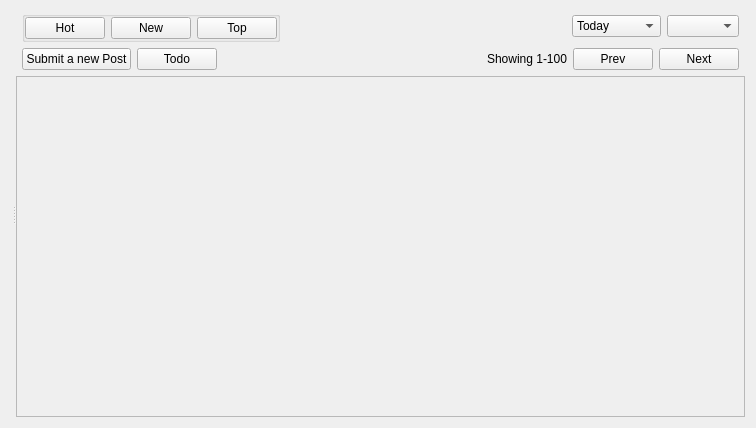
<?xml version="1.0" encoding="UTF-8"?>
<ui version="4.0">
 <class>MeshDemocListDialog</class>
 <widget class="QWidget" name="MeshDemocListDialog">
  <property name="geometry">
   <rect>
    <x>0</x>
    <y>0</y>
    <width>756</width>
    <height>428</height>
   </rect>
  </property>
  <property name="windowTitle">
   <string>Form</string>
  </property>
  <layout class="QGridLayout" name="gridLayout_3">
   <item row="0" column="0">
    <widget class="QSplitter" name="splitter">
     <property name="orientation">
      <enum>Qt::Horizontal</enum>
     </property>
     <property name="handleWidth">
      <number>5</number>
     </property>
     <widget class="QWidget" name="layoutWidget">
      <layout class="QGridLayout" name="gridLayout_2">
       <item row="0" column="0" colspan="2">
        <widget class="RecurGroupTreeWidget" name="groupTreeWidget" native="true">
         <property name="sizePolicy">
          <sizepolicy hsizetype="Expanding" vsizetype="Expanding">
           <horstretch>0</horstretch>
           <verstretch>0</verstretch>
          </sizepolicy>
         </property>
        </widget>
       </item>
      </layout>
     </widget>
     <widget class="QWidget" name="layoutWidget">
      <layout class="QGridLayout" name="gridLayout">
       <item row="1" column="0">
        <widget class="QFrame" name="frame">
         <layout class="QHBoxLayout" name="horizontalLayout_2">
          <property name="spacing">
           <number>6</number>
          </property>
          <property name="leftMargin">
           <number>6</number>
          </property>
          <property name="topMargin">
           <number>0</number>
          </property>
          <property name="rightMargin">
           <number>6</number>
          </property>
          <property name="bottomMargin">
           <number>0</number>
          </property>
          <item>
           <widget class="QPushButton" name="submitPostButton">
            <property name="text">
             <string>Submit a new Post</string>
            </property>
            <property name="icon">
             <iconset resource="Posted_images.qrc">
              <normaloff>:/images/posted_24.png</normaloff>:/images/posted_24.png</iconset>
            </property>
           </widget>
          </item>
          <item>
           <widget class="QPushButton" name="pushButton">
            <property name="text">
             <string>Todo</string>
            </property>
           </widget>
          </item>
          <item>
           <spacer name="horizontalSpacer_2">
            <property name="orientation">
             <enum>Qt::Horizontal</enum>
            </property>
            <property name="sizeHint" stdset="0">
             <size>
              <width>40</width>
              <height>20</height>
             </size>
            </property>
           </spacer>
          </item>
          <item>
           <widget class="QLabel" name="showLabel">
            <property name="text">
             <string>Showing 1-100</string>
            </property>
           </widget>
          </item>
          <item>
           <widget class="QPushButton" name="prevButton">
            <property name="text">
             <string>Prev</string>
            </property>
           </widget>
          </item>
          <item>
           <widget class="QPushButton" name="nextButton">
            <property name="text">
             <string>Next</string>
            </property>
           </widget>
          </item>
         </layout>
        </widget>
       </item>
       <item row="0" column="0">
        <layout class="QHBoxLayout" name="horizontalLayout_3">
         <property name="leftMargin">
          <number>6</number>
         </property>
         <property name="rightMargin">
          <number>6</number>
         </property>
         <item>
          <widget class="QGroupBox" name="sortGroup">
           <property name="checkable">
            <bool>false</bool>
           </property>
           <layout class="QHBoxLayout" name="horizontalLayout">
            <property name="spacing">
             <number>6</number>
            </property>
            <property name="margin">
             <number>0</number>
            </property>
            <item>
             <widget class="QPushButton" name="hotSortButton">
              <property name="text">
               <string>Hot</string>
              </property>
              <property name="icon">
               <iconset resource="Posted_images.qrc">
                <normaloff>:/images/hot_24.png</normaloff>:/images/hot_24.png</iconset>
              </property>
              <property name="iconSize">
               <size>
                <width>24</width>
                <height>24</height>
               </size>
              </property>
              <property name="checkable">
               <bool>true</bool>
              </property>
              <property name="autoExclusive">
               <bool>true</bool>
              </property>
             </widget>
            </item>
            <item>
             <widget class="QPushButton" name="newSortButton">
              <property name="text">
               <string>New</string>
              </property>
              <property name="icon">
               <iconset resource="Posted_images.qrc">
                <normaloff>:/images/new_24.png</normaloff>:/images/new_24.png</iconset>
              </property>
              <property name="iconSize">
               <size>
                <width>24</width>
                <height>24</height>
               </size>
              </property>
              <property name="checkable">
               <bool>true</bool>
              </property>
              <property name="autoExclusive">
               <bool>true</bool>
              </property>
             </widget>
            </item>
            <item>
             <widget class="QPushButton" name="topSortButton">
              <property name="text">
               <string>Top</string>
              </property>
              <property name="icon">
               <iconset resource="../images.qrc">
                <normaloff>:/images/vote_up.png</normaloff>:/images/vote_up.png</iconset>
              </property>
              <property name="iconSize">
               <size>
                <width>24</width>
                <height>24</height>
               </size>
              </property>
              <property name="checkable">
               <bool>true</bool>
              </property>
              <property name="checked">
               <bool>false</bool>
              </property>
              <property name="autoExclusive">
               <bool>true</bool>
              </property>
             </widget>
            </item>
           </layout>
          </widget>
         </item>
         <item>
          <spacer name="horizontalSpacer">
           <property name="orientation">
            <enum>Qt::Horizontal</enum>
           </property>
           <property name="sizeHint" stdset="0">
            <size>
             <width>40</width>
             <height>20</height>
            </size>
           </property>
          </spacer>
         </item>
         <item>
          <widget class="QComboBox" name="periodComboBox">
           <item>
            <property name="text">
             <string>Today</string>
            </property>
           </item>
           <item>
            <property name="text">
             <string>Yesterday</string>
            </property>
           </item>
           <item>
            <property name="text">
             <string>This Week</string>
            </property>
           </item>
           <item>
            <property name="text">
             <string>This Month</string>
            </property>
           </item>
           <item>
            <property name="text">
             <string>This Year</string>
            </property>
           </item>
          </widget>
         </item>
         <item>
          <widget class="GxsIdChooser" name="idChooser"/>
         </item>
        </layout>
       </item>
       <item row="2" column="0">
        <widget class="QScrollArea" name="scrollArea">
         <property name="widgetResizable">
          <bool>true</bool>
         </property>
         <widget class="QWidget" name="scrollAreaWidgetContents">
          <property name="geometry">
           <rect>
            <x>0</x>
            <y>0</y>
            <width>711</width>
            <height>16</height>
           </rect>
          </property>
          <property name="sizePolicy">
           <sizepolicy hsizetype="Preferred" vsizetype="Fixed">
            <horstretch>0</horstretch>
            <verstretch>0</verstretch>
           </sizepolicy>
          </property>
          <layout class="QVBoxLayout" name="verticalLayout">
           <property name="spacing">
            <number>0</number>
           </property>
           <property name="margin">
            <number>0</number>
           </property>
          </layout>
         </widget>
        </widget>
       </item>
      </layout>
     </widget>
    </widget>
   </item>
  </layout>
 </widget>
 <customwidgets>
  <customwidget>
   <class>RecurGroupTreeWidget</class>
   <extends>QWidget</extends>
   <header>gui/common/RecurGroupTreeWidget.h</header>
   <container>1</container>
  </customwidget>
  <customwidget>
   <class>GxsIdChooser</class>
   <extends>QComboBox</extends>
   <header>gui/gxs/GxsIdChooser.h</header>
  </customwidget>
 </customwidgets>
 <resources>
  <include location="Posted_images.qrc"/>
  <include location="../images.qrc"/>
 </resources>
 <connections/>
</ui>
